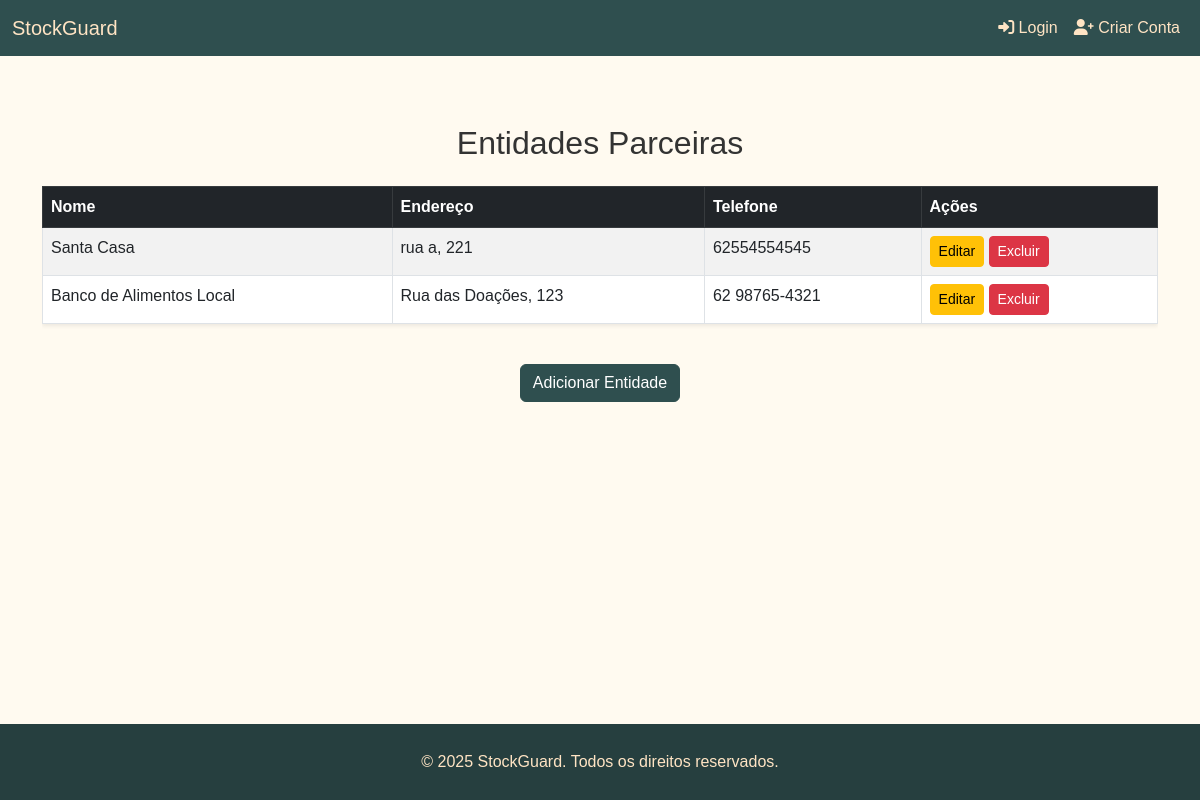
Screenshot of /doacoes/entidades/ with the database file from the repository.
### doacoes/models.py (models this page shows, shortened)
class EntidadeParceira(models.Model):
    nome = models.CharField(max_length=100)
    endereco = models.CharField(max_length=200)
    telefone = models.CharField(max_length=20)

### doacoes/views.py (the view)
# urls.py: path('entidades/', views.lista_entidades, name='lista_entidades'),
def lista_entidades(request):
    entidades = EntidadeParceira.objects.all()
    return render(request, 'doacoes/lista_entidades.html', {'entidades': entidades})

### templates/doacoes/lista_entidades.html
{% extends 'base.html' %}
{% block content %}
<div class="container mt-5">
    <h2 class="text-center mb-4">Entidades Parceiras</h2>
    <div class="table-responsive">
        <table class="table table-striped table-hover table-bordered shadow-sm">
            <thead class="table-dark">
                <tr>
                    <th>Nome</th>
                    <th>Endereço</th>
                    <th>Telefone</th>
                    <th>Ações</th>
                </tr>
            </thead>
            <tbody>
                {% for entidade in entidades %}
                <tr>
                    <td>{{ entidade.nome }}</td>
                    <td>{{ entidade.endereco }}</td>
                    <td>{{ entidade.telefone }}</td>
                    <td>
                        <a href="#" class="btn btn-sm btn-warning">Editar</a>
                        <a href="#" class="btn btn-sm btn-danger">Excluir</a>
                    </td>
                </tr>
                {% endfor %}
            </tbody>
        </table>
    </div>
    <div class="text-center mt-4">
        <a href="{% url 'adicionar_entidade' %}" class="btn btn-primary">Adicionar Entidade</a>
    </div>
</div>
{% endblock %}

### static/css/styles.css (style rules this page uses)
html, body { height: 100%; margin: 0; display: flex; flex-direction: column; background-color: #fffaf0; color: #333; font-family: Arial, sans-serif; }
.btn-primary { background-color: darkslategrey; border-color: darkslategrey; }
.btn-danger { background-color: #dc3545; border-color: #dc3545; }

### rows the page displays
EntidadeParceira: nome "Santa Casa", endereco "rua a, 221", telefone "62554554545"
EntidadeParceira: nome "Banco de Alimentos Local", endereco "Rua das Doações, 123", telefone "62 98765-4321"
